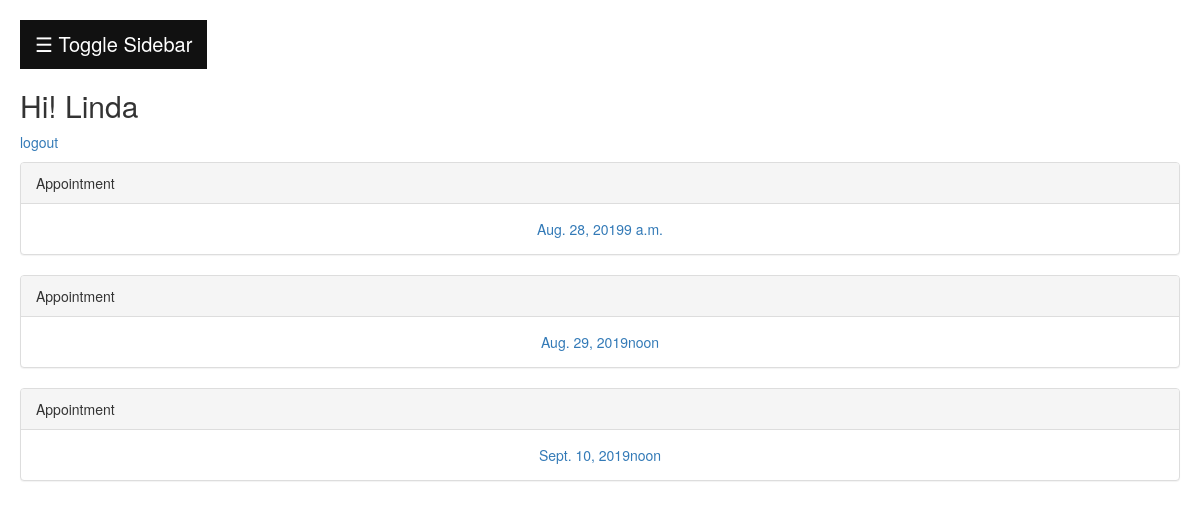
/doc/pasche/7/ (signed in), run on the app's committed database.
### health/models.py (models this page shows, shortened)
class User(AbstractUser):
    USER_TYPE_CHOICES = (
      (1, 'Doctor'),
      (2, 'Lab People'),
      (3, 'Receptionist'),
      (4, 'Patient'),
      (5, 'Administration'),
    )
    user_type = models.PositiveSmallIntegerField(choices=USER_TYPE_CHOICES,null=True)
    sex = models.BooleanField(blank=True, null=True)
    tel_no = models.CharField(max_length=255, blank=True, null=True)
    dob = models.DateField(db_column='DOB', blank=True, null=True)
    address = models.CharField(max_length=255, blank=True, null=True)
    REQUIRED_FIELDS = ['user_type','email',]

class Schedule(models.Model):
    checked_in = models.BooleanField(default=False)  #whether the patient has checked in or not
    booked = models.BooleanField(default=False)
    patient = models.ForeignKey(settings.AUTH_USER_MODEL, on_delete=models.CASCADE, db_column='patient',blank=True,null=True,related_name='sche_pat')
    date = models.DateField(blank=True,null=True)  # Field renamed to remove unsuitable characters.
    time = models.TimeField(blank=True,null=True)
    doctorid = models.ForeignKey(settings.AUTH_USER_MODEL, on_delete=models.CASCADE, db_column='doctorID', blank=True, null=True,related_name='sche_doc')
    id = models.AutoField(db_column='ID', primary_key=True)  # Field name made lowercase.
    sysmptoms = models.TextField(max_length=65535,blank=True, null=True)
    diagnosis = models.TextField(max_length=65535,blank=True, null=True)
    prescriptions = models.TextField(max_length=65535,blank=True, null=True)
    treatment = models.TextField(max_length=65535,blank=True, null=True)
    waiting_time = models.TimeField(db_column='waiting time',blank=True,null=True)  # Field renamed to remove unsuitable characters.
    class Meta:
        db_table = 'Schedule'

### health/views.py (the view)
# urls.py: path('doc/pasche/<int:patient>/',views.doc_schedule_result,name='doc_schedule_result'),
@login_required
def doc_schedule_result(request,patient):
    context_dict = {}
    context_dict['current'] = request.user
    try:
        patient = User.objects.get(id=patient)
        context_dict['patient'] = patient
    except User.DoesNotExist:
        return redirect('search_patient')
    try:
        schedule = Schedule.objects.filter(patient=patient)
        context_dict['schedule'] = schedule
    except Schedule.DoesNotExist:
        return redirect('search_patient')
    return render(request,'health/doc_EHR.html',context_dict)

### templates/health/doc_EHR.html (shortened to what this page needs)
{% extends 'health/dochome.html' %}
{% load static %}
{% block headblock %}
  <link rel="stylesheet" href="https://maxcdn.bootstrapcdn.com/bootstrap/3.4.0/css/bootstrap.min.css">
  <link href="{% static "css/schedule_panel.css" %}" rel="stylesheet">
{% endblock %}
{% block bodyblock %}
{% if schedule %}
  {% for s in schedule %}
  <div class="panel panel-default">
    <div class="panel-heading">Appointment</div>
    <div class="panel-body" style="text-align:center">
      <a href="{% url 'edit_schedule' s.id %}">
      {{s.date}}{{s.time}}
      </a>
    </div>
  </div>
  {% endfor %}
{% endif %}
{%endblock%}

### templates/health/base.html (shortened to what this page needs)
<!DOCTYPE html>
{% load staticfiles %}
<html lang="en">
<head>
  {% block headblock %}{% endblock %}
  <link href="{% static "css/sidebar.css" %}" rel="stylesheet">
</head>
<body id="page-top">
<div id="main">
  <button class="openbtn" onclick="openNav()">&#9776; Toggle Sidebar</button>
  <h2>Hi! {{current.first_name}}</h2>
  <p><a href="{% url 'account_logout' %}">logout</a></p>
  <p>{% block bodyblock %}{%endblock%}</p>
</div>
</body>
</html>

### static/css/sidebar.css (style rules this page uses)
.openbtn { font-size: 20px; cursor: pointer; background-color: #111; color: white; padding: 10px 15px; border: none; }
#main { transition: margin-left .5s; padding: 20px; }

### data on the page
User: first_name "Linda"
Schedule: date "Aug. 28, 2019", time "9 a.m."
Schedule: date "Aug. 29, 2019", time "noon"
Schedule: date "Sept. 10, 2019", time "noon"
